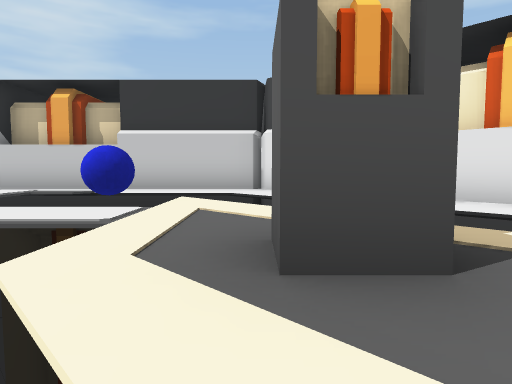
View 1 (above)

23 first-person views from a walk through a scene from a Unity 3-D project. The camera is 1.2 m above the floor, tilts 4° down and sees 75° across. The floor is counted in squares, 2.62 m on a side. Each view is taken from the middle of a square. On the plan, view 1 faces up. The plan holds only what a view shows up to about 9 squares ahead; the rest is blank. The place goes on beyond the plan. The player is left out.

View 2
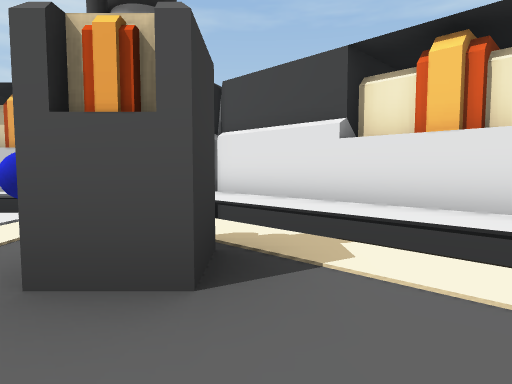

View 3
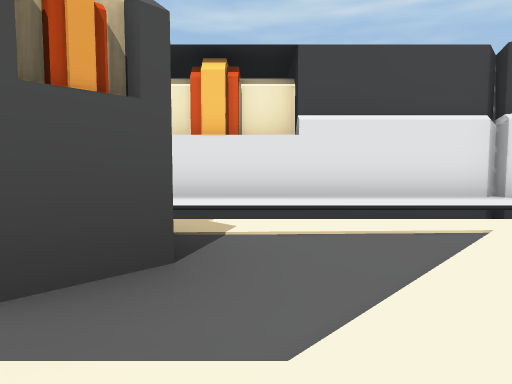

View 4
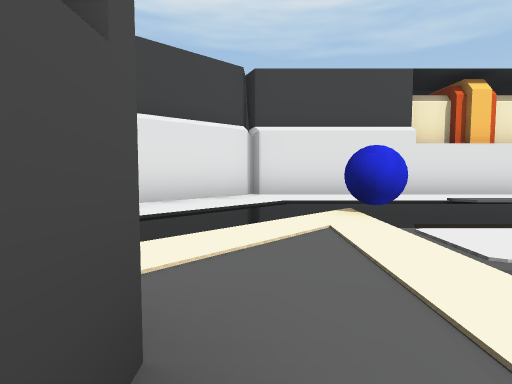

View 5
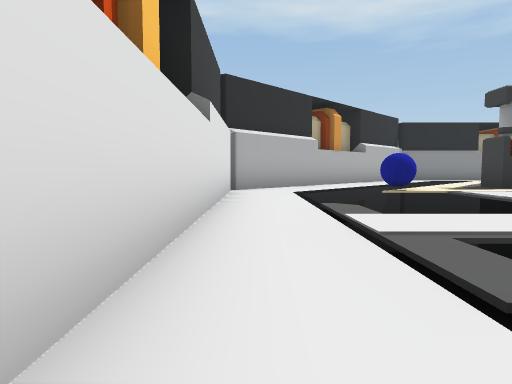

View 6
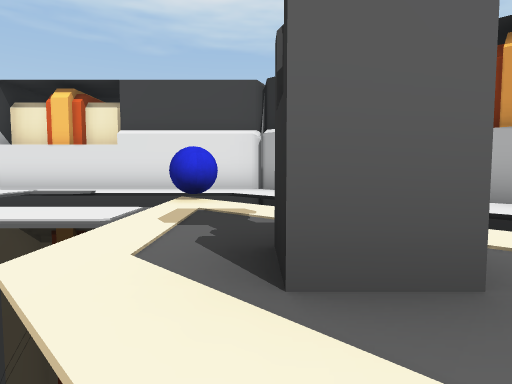

View 7
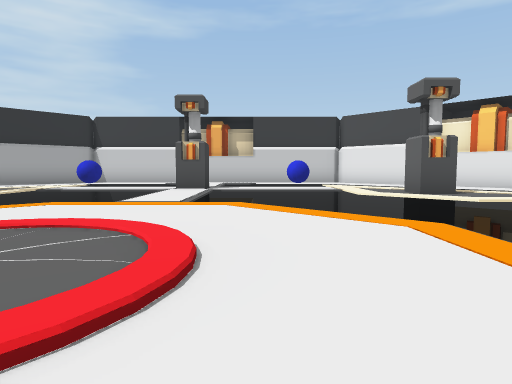

View 8
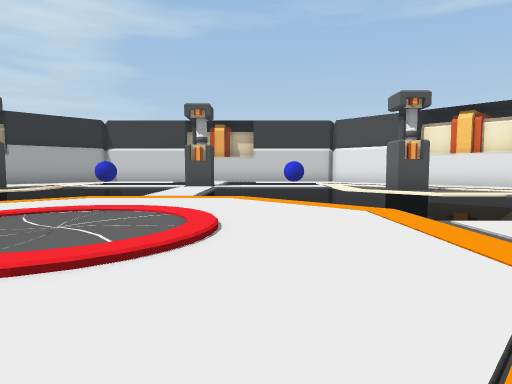

View 9
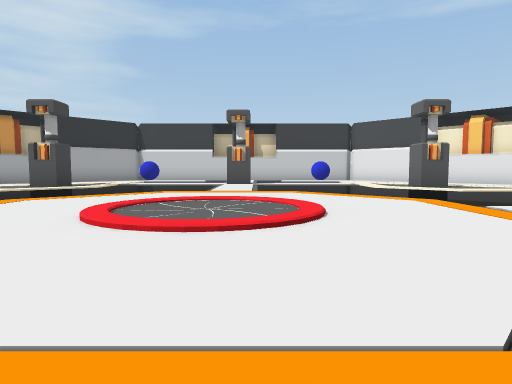

View 10
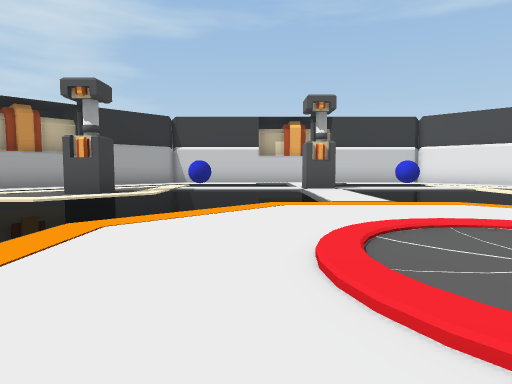

View 11
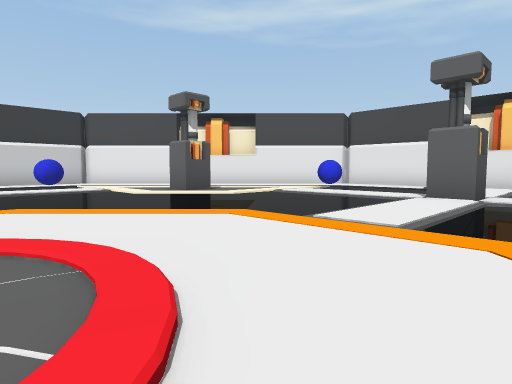

View 12
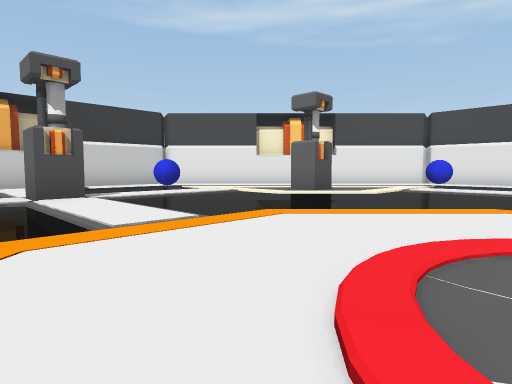

View 13
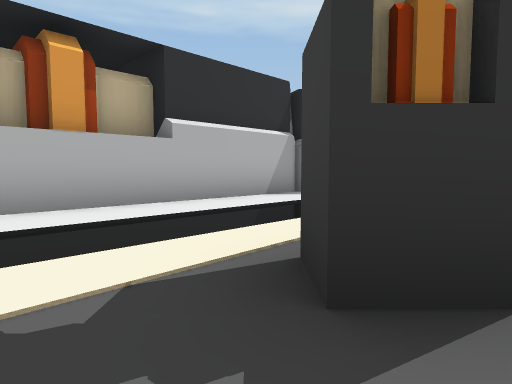

View 14
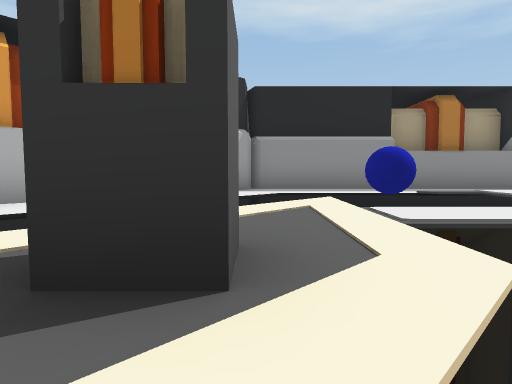

View 15
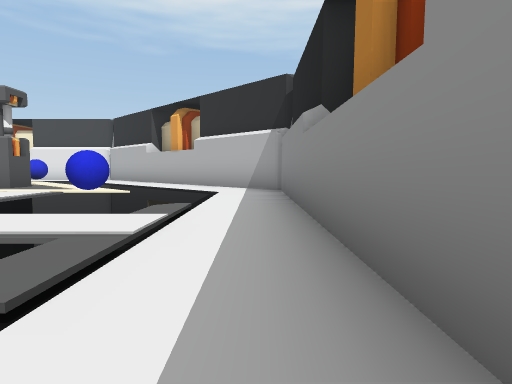

View 16
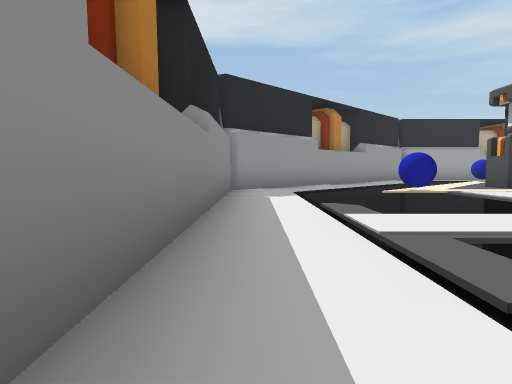

View 17
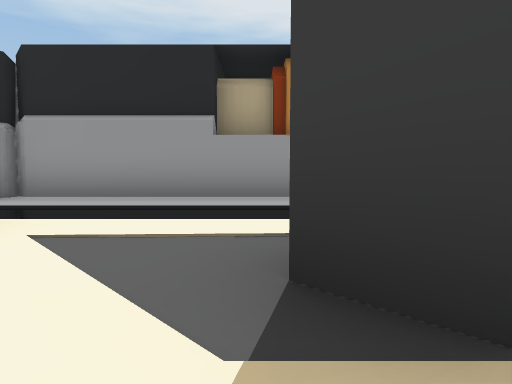

View 18
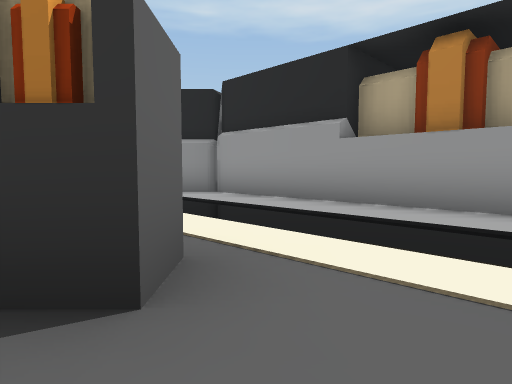

View 19
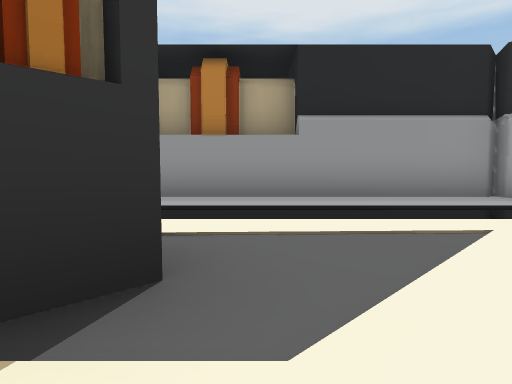

View 20
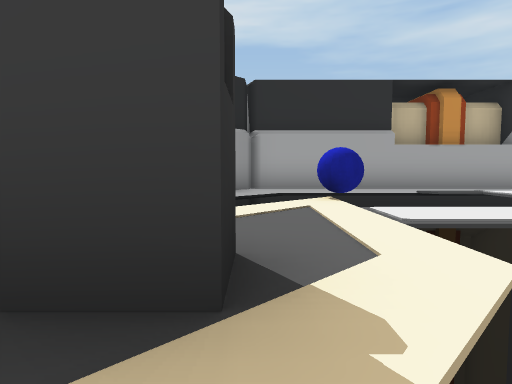

View 21
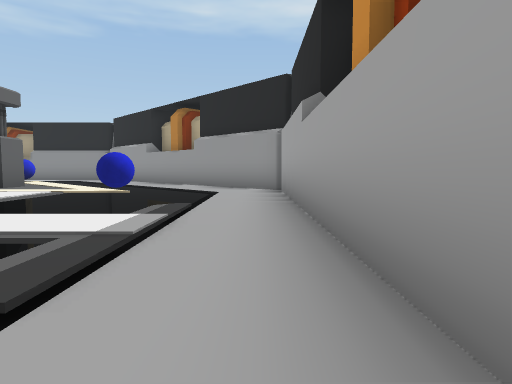

View 22
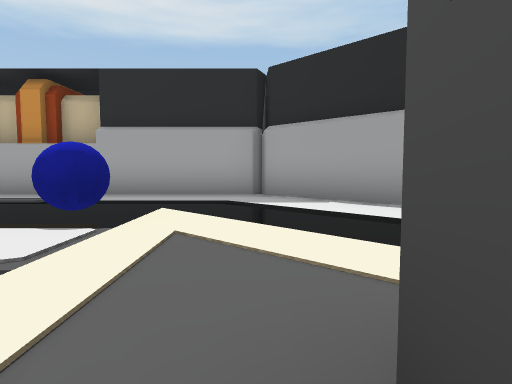

View 23
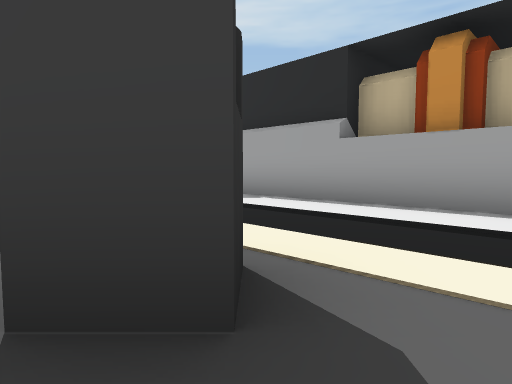

### Floor plan
Key: @ floor where view 1 was taken; # wall or solid block; . main floor; : floor 0.25 m higher than the main floor; / step, stairs or slope; O other object.
Columns run from 16 left of view 1 to 7 right of it. Each row starts with its distance up from view 1.
  8           ########
  7            ......##
  6            ///....##
  5    ##.     //   ...##
  4   ##.. //O /  O//...##
  3  ##.../:::::#::::/...##
  2 ##.../:#/  // ./#:/...##
  1 #.../:../  //  /..:/...#
  0 #.../://  .//.  @/:/O..#
 -1 #.. O:   ./::/.   :  ..#
 -2 #./     ./::::/.  :  /.#
 -3 #.//    /::::::///# //.#
 -4 #.//     ::::::///:///.#
 -5 #./       ::::/.  :  /.#
 -6 #.. .:.    ::/   .:. ..#
 -7 #.. O://    /   //:O ..#
 -8 #.../:.#/      /#.:/ ..#
 -9 ##.../:./     ./.:/...##
-10  ##.../:::    :::/...##
-11   ##.../O.    O//...##
-12    ##...   //   ...##
-13     ##....////....##
-14      ##..........##
-15       ############

Positions as (right, up) in squares from view 1, and headings:
1: (0, 0), facing up
2: (1, 0), facing up
3: (0, 0), facing up-right
4: (0, 1), facing right
5: (6, -1), facing down
6: (-1, -8), facing right
7: (-3, -5), facing up
8: (-3, -6), facing up
9: (-4, -7), facing up
10: (-6, -5), facing up
11: (-4, -5), facing up-right
12: (-6, -3), facing up-right
13: (1, -7), facing down
14: (0, -7), facing down
15: (-7, -14), facing right
16: (-2, -14), facing left
17: (-8, -8), facing down-left
18: (-10, -7), facing down
19: (-9, -7), facing down-left
20: (-8, -8), facing left
21: (-15, -1), facing down
22: (-9, 1), facing left
23: (-8, 2), facing left
